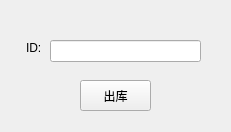
<?xml version="1.0" encoding="UTF-8"?>
<ui version="4.0">
 <class>bookout</class>
 <widget class="QWidget" name="bookout">
  <property name="geometry">
   <rect>
    <x>0</x>
    <y>0</y>
    <width>231</width>
    <height>132</height>
   </rect>
  </property>
  <property name="windowTitle">
   <string>bookout</string>
  </property>
  <widget class="QPushButton" name="But_BookOut">
   <property name="geometry">
    <rect>
     <x>80</x>
     <y>80</y>
     <width>71</width>
     <height>31</height>
    </rect>
   </property>
   <property name="text">
    <string>出库</string>
   </property>
  </widget>
  <widget class="QLineEdit" name="lineEdit_ID">
   <property name="geometry">
    <rect>
     <x>50</x>
     <y>40</y>
     <width>151</width>
     <height>22</height>
    </rect>
   </property>
  </widget>
  <widget class="QLabel" name="label_ID">
   <property name="geometry">
    <rect>
     <x>26</x>
     <y>40</y>
     <width>18</width>
     <height>16</height>
    </rect>
   </property>
   <property name="text">
    <string>ID:</string>
   </property>
  </widget>
 </widget>
 <layoutdefault spacing="6" margin="11"/>
 <resources/>
 <connections>
  <connection>
   <sender>But_BookOut</sender>
   <signal>clicked()</signal>
   <receiver>bookout</receiver>
   <slot>BookOut()</slot>
   <hints>
    <hint type="sourcelabel">
     <x>131</x>
     <y>99</y>
    </hint>
    <hint type="destinationlabel">
     <x>161</x>
     <y>102</y>
    </hint>
   </hints>
  </connection>
 </connections>
 <slots>
  <slot>BookOut()</slot>
 </slots>
</ui>
